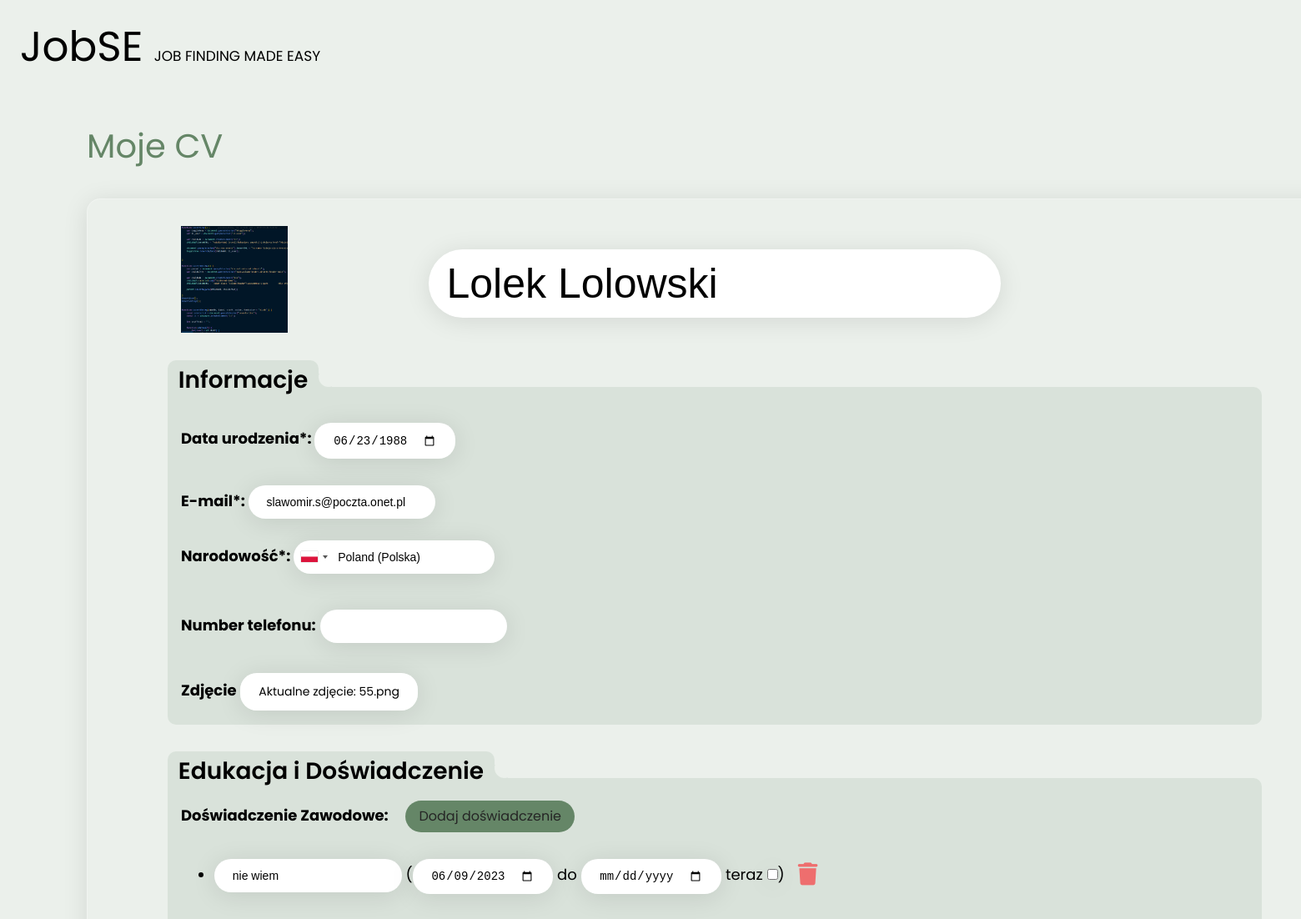
The page /cv-edit.php (signed in, upper part) on the database as committed earlier.
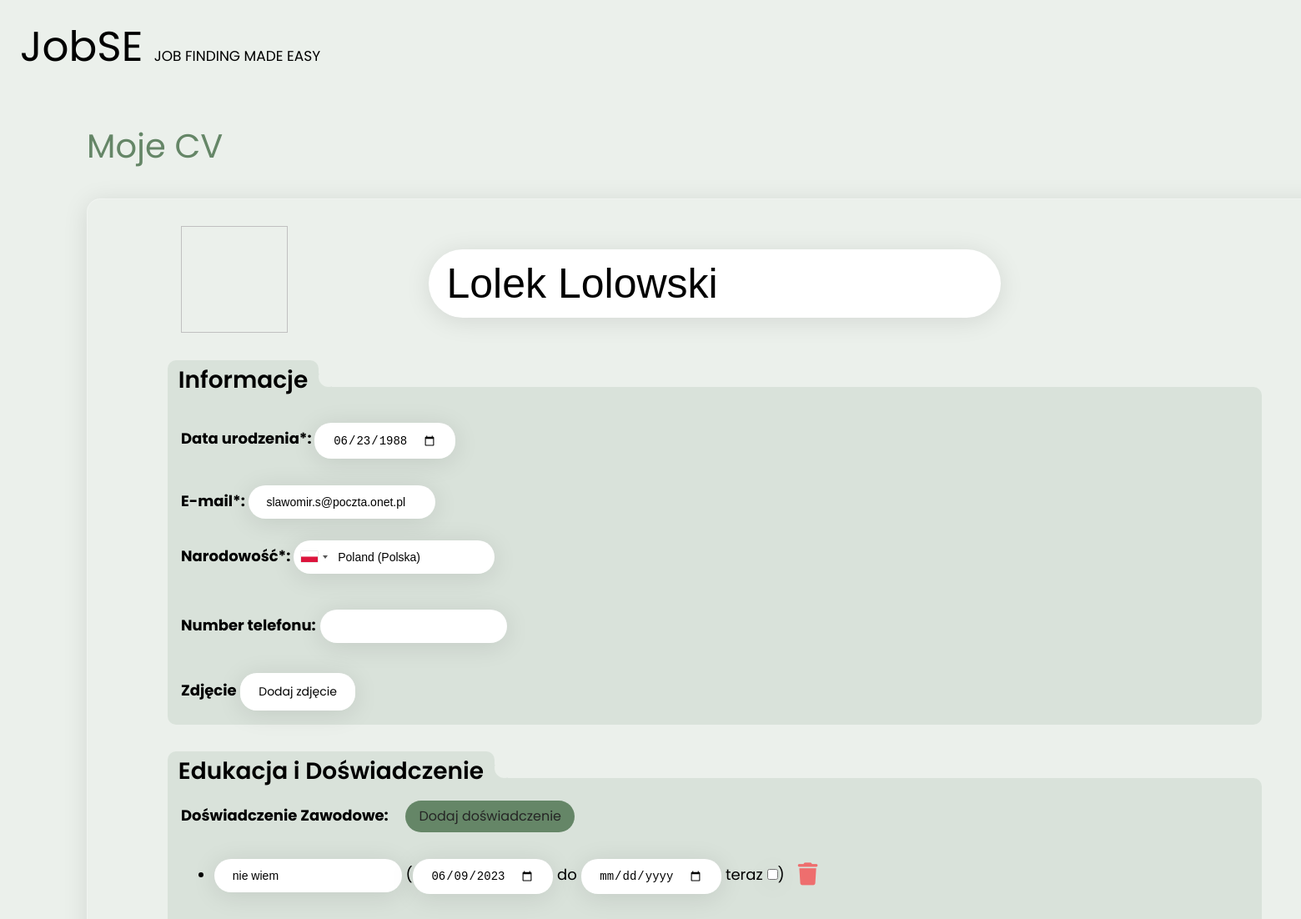
The same page on the database as committed later.
### tables this page shows
CREATE TABLE `user_employees` (
  `id` int(11) NOT NULL,
  `first_name` varchar(50) DEFAULT NULL,
  `last_name` varchar(50) DEFAULT NULL,
  `photo_name` varchar(255) DEFAULT NULL,
  `about_me` text DEFAULT NULL,
  `nationality` varchar(20) DEFAULT NULL,
  `birth_date` date DEFAULT NULL,
  `contact_email` varchar(255) DEFAULT NULL,
  `phone_number` varchar(15) DEFAULT NULL,
  `experience` text DEFAULT NULL,
  `education` text DEFAULT NULL,
  `abilities` text DEFAULT NULL,
  `language_abilities` text DEFAULT NULL,
  `interests` text DEFAULT NULL
);

### cv-edit.php (the view, shortened to what the changed rows need)
<?php
    $connect = database_connect_to_mysql();
    $result = $connect->query("SELECT * FROM user_employees WHERE user_employees.id = (SELECT accounts.id_user_data FROM accounts WHERE accounts.id = {$_SESSION['userID']});");
    $userData = $result->fetch_assoc();
?>
<!DOCTYPE html>
<html lang="pl">
<head>
    <link rel="stylesheet" href="https://cdnjs.cloudflare.com/ajax/libs/font-awesome/6.4.0/css/all.min.css" />
    <link rel="stylesheet" href="server/country-select-js/css/countrySelect.css">
    <link rel="stylesheet" href="https://cdn.jsdelivr.net/npm/intl-tel-input@18.1.1/build/css/intlTelInput.css">
    <link rel="stylesheet" href="assets/styles/start_page.css">
</head>
<body>
    <div class="flex">
    <div id="myData">
        <h2>Moje CV</h2>
        <form id="cv-form" class="cv">
            <div class="cv-photo">
            <?php
                if ($userData['photo_name']) {
                    echo "<img class='image' src='assets/images/cv-photo/{$userData['photo_name']}' alt='Zdjęcie na CV' draggable='false'>";
                }
                else {
                    echo "<img draggable='false'>";
                }
            ?>
            </div>
            <div class="cv-name" style="margin: 1.7rem 0 2.2rem 0">
                <input type="text" placeholder="Imię i nazwisko*" maxlength="50" name="firstNameLastName" value="<?php echo $userData['first_name'] . " " . $userData['last_name']; ?>" id="">
            </div>
            <div class="cv-info relative">
                <span class="title relative">
                    Informacje
                    <div style="border-radius: 50%;content: '';position: absolute;left: 11.3rem;top: 0.5rem;width: 1.5rem;height: 1.5rem;background: #ebf0eb;"></div>
                </span>
                <b>Data urodzenia*: </b><input type="date" name="dateOfBirth" value="<?php echo $userData['birth_date']; ?>" id=""><br>
                <b>E-mail*: </b><input style="margin-bottom: 1.6rem" placeholder="E-Mail" type="email" maxlength="50" name="email" value="<?php echo $userData['contact_email']; ?>" id=""><br>
                <b>Narodowość*: </b><input type="text" name="nationality" id="country"><br><br>
                <b>Number telefonu:</b> <input name="phoneNumber" id="phone"> <br> <br>
                <?php
                    if($userData['photo_name'] != "") echo "<b>Zdjęcie</b> <input type='file' name='photo' id='file' accept='.png,.jpg,.jpeg'> <label for='file' id='fileLbl'>Aktualne zdjęcie: {$userData['photo_name']}</label>";
                    else echo "<b>Zdjęcie</b> <input type='file' name='photo' id='file' accept='.png,.jpg,.jpeg'> <label for='file' id='fileLbl'>Dodaj zdjęcie</label>";
                ?>
            </div>
            <div class="cv-job-experience-education relative">
                <ul id="experienceList">
                <?php
                    if ($userData['experience'] != "") {
                        $experienceList = explode(";", $userData['experience']);
                        $i = 0;
                        foreach ($experienceList as $experience) {
                            $experienceValues = explode("\\", $experience);
                            if ($experienceValues[2] == "now") {
                                $now = date("Y-m-d");
                                echo "<li id='exp${i}'><input placeholder='Doświadczenie' maxlength='100' value='{$experienceValues[0]}' type='text' name='experience[name][$i]'> (<input type='date' value='{$experienceValues[1]}' name='experience[dateFrom][$i]' > do <input type='date' class='dateToClass' value='{$now}' name='experience[dateTo][$i]' disabled='disabled'> <label for='expDateToNow[$i]'>teraz <input type='checkbox' class='data-now' name='experience[dateTo][$i]' checked></label>)<i class='fa-solid fa-trash fa-xl delExp' id='delExp${i}' style='color: rgb(238, 110, 110); margin-left: 1rem;'></i></li>";
                            }
                            else {
                                echo "<li id='exp${i}'><input placeholder='Doświadczenie' maxlength='100' value='{$experienceValues[0]}' type='text' name='experience[name][$i]'> (<input type='date' value='{$experienceValues[1]}' name='experience[dateFrom][$i]' > do <input type='date' class='dateToClass' value='{$experienceValues[2]}' name='experience[dateTo][$i]'> <label for='experience[dateTo][$i]'>teraz <input type='checkbox' class='data-now' name='experience[dateTo][$i]'></label>)<i class='fa-solid fa-trash fa-xl delExp' id='delExp${i}' style='color: rgb(238, 110, 110); margin-left: 1rem;'></i></li>";
                            }
                            $i++;
                        }
                    }
                ?>
                </ul>
            </div>
        </form>
        <br>
        <br>
    </div>
</div>
</body>
</html>

Rows that differ between the two databases and show on the page:
changed user_employees "nie wiem": photo_name: picture removed; photo_name "55.png" → (not shown)
Other text that changed with them:
text no longer shown: "Aktualne zdjęcie:"
text now shown: "Dodaj zdjęcie"
